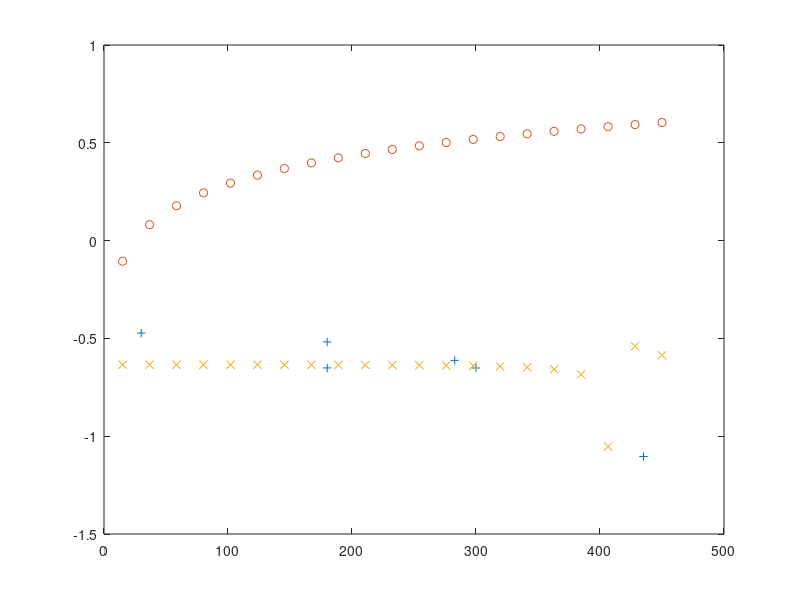

This figure's MATLAB source:
%Totall flux in corona, transition and chrmosphere
%total flux values for driver models where driver amplitude is fixed at
%350m/s for all frequencies and modes

%fluxes calculated using energyperunitareascript

%first index is period column is mode
efluxcoronaavg=zeros(6,4);
efluxtranavg=zeros(6,4);
efluxchromavg=zeros(6,4);

%20,42,90,117
ef1Mm=zeros(6,4);  %20
ef2Mm=zeros(6,4);  %42
ef4Mm=zeros(6,4);  %90
ef5p5Mm=zeros(6,4); %117


%arrays storing flux values for (1,1) (2,2) (3,3) normal modes
% periods(471.4, 235.7, 157.1 )
%first index is period column is mode
efluxcoronaavgnd=zeros(1,3);
efluxtranavgnd=zeros(1,3);
efluxchromavgnd=zeros(1,3);

%20,42,90,117
ef1Mmnd=zeros(1,3);  %20
ef2Mmnd=zeros(1,3);  %42
ef4Mmnd=zeros(1,3);  %90
ef5p5Mmnd=zeros(1,3); %117


%(0,0) mode
efluxcoronaavgnd(:)=[665.303;0 ;0];
efluxtranavgnd(:)=[4.3055e6;0 ;0 ];
efluxchromavgnd(:)=[1.2648e6;0 ;0 ];

%20,42,90,117
ef1Mmnd(:)=[7.2224e4;0 ;0 ];
ef2Mmnd(:)=[432.3633;0 ;0 ];
ef4Mmnd(:)=[0.7576;0 ;0 ];
ef5p5Mmnd(:)=[0.1869;0 ;0 ];


periodvalues=zeros(6,4);
freqvalues=zeros(6,4);
mode=zeros(4);

mode=[0 1 2 3];

%period values for different modes
%periodvalues=zeros(5,4);
periodvalues(:,1)=[30;300; 180; 435.1;179.98;282.84];  %0,0 mode
periodvalues(:,2)=[30;300;180;307.1;127.27;200.0];    %0,1 mode
periodvalues(:,3)=[30;300;180;205.1;84.84;133.33];   %0,2 mode
periodvalues(:,4)=[30;300;180;153.8;63.63;100.0];   %0,3 mode

freqvalues=2*pi./periodvalues;
freqvalues=freqvalues.*1000;
f1=freqvalues(:,1);
f2=freqvalues(:,2);
f3=freqvalues(:,3);
f4=freqvalues(:,4);

%(0,0) mode
efluxcoronaavg(:,1)=[631.2369; 5.9778e+04; 5.5733e6 ;3.0037e4 ; 7.8956e6; 7.9381e4];
efluxtranavg(:,1)=[5.6011e4; 1.7168e+07; 9.6167e8 ;2.8300e7 ; 9.0611e7;  1.1122e7];
efluxchromavg(:,1)=[3.0578e5; -2.963e6; 5.2853e7 ;-8.3555e6 ; 1.2814e7; -4.8432e6];

%20,42,90,117
ef1Mm(:,1)=[966.0016; 7.1616e+04; 3.1342e6 ;1.2418e5 ; 6.2586e6; 1.0498e5 ];
ef2Mm(:,1)=[12.5077; 1.6954e+03; 1.5851e5 ;2.2957e3 ; 1.7128e4; 2.118e3 ];
ef4Mm(:,1)=[7.9025; 7.365235e+02; 6.7922e4 ;340.7484 ; 9.8941e3; 975.1936 ];
ef5p5Mm(:,1)=[4.2109; 3.782955e+02; 3.5415e4 ;180.6875 ; 5.1971e3; 517.0635 ];

%(0,1) mode
efluxcoronaavg(:,2)=[29.494901358148860;4.051318147572162e+03 ; 2.297778483240479e+04 ;4.053532620146417e+03 ;3.856218208415547e+04;1.954133195048339e+04 ];
efluxtranavg(:,2)=[ 1.054779756729525e+04; 2.322355043706996e+07; 1.429271898161694e+07 ;1.918490649361231e+07 ; 1.179700680364561e+07; 1.352725674772107e+07];
efluxchromavg(:,2)=[ 3.193638517989970e+05; -7.828691311908537e+04; 1.457402658852436e+07 ;-3.517890547439763e+05 ; 1.406546834883577e+07; 1.151505293805653e+07 ];

%300;180;425.9;307.1;127.27;200.0
%20,42,90,117
ef1Mm(:,2)=[ 1.181937534422132e+03; 2.325498887642353e+05; 6.820495175402486e+05 ;2.299084630407648e+05 ; 3.820877309413052e+05; 5.546153509682965e+05 ];
ef2Mm(:,2)=[2.828189265845708; 2.304140042178029e+03; 2.677864825401096e+03 ;2.169226288639462e+03 ; 2.188604456909034e+03; 1.946719309328360e+03];
ef4Mm(:,2)=[ 0.205509652657564; 11.757607578686622; 1.887405292585208e+02 ;11.919682565831048 ; 3.332258098189356e+02; 1.367391163927973e+02 ];
ef5p5Mm(:,2)=[ 0.078588748582156;4.169455752642226; 76.962911859891240 ;3.944310218862486 ; 1.440542130499308e+02; 51.342157472928310];

%(0,2) mode
efluxcoronaavg(:,3)=[31.551342892733622; 7.114636399189047e+03; 2.192934676898806e+04 ;1.850722543285173e+04 ; 6.652705319929058e+03; 6.574184640968255e+04 ];
efluxtranavg(:,3)=[ 3.166917168136111e+07; 2.261510079321959e+07; 2.173718572374981e+07 ;1.096373006913584e+07 ; 1.329974846984266e+06; 1.505622974793834e+07 ];
efluxchromavg(:,3)=[ 1.516761852906676e+04; 7.384013985141966e+06; 3.983705521896209e+06 ;1.242964460743678e+07 ; 6.312284871119971e+06; 1.450556687395446e+07 ];

%300;180;301.25;205.1;84.84;133.33
%20,42,90,117
ef1Mm(:,3)=[9.956172107625232e+02; 3.760322576876637e+05; 7.441724075866326e+05 ;5.275486045419647e+05 ;9.724618568692198e+04; 4.599962240295626e+05 ];
ef2Mm(:,3)=[2.621743605763687; 3.269349907586470e+03; 3.499636779635483e+03 ;3.183704912315482e+03 ; 2.547995248439194e+02; 2.107198010374638e+03 ];
ef4Mm(:,3)=[0.367814361092569; 42.454595456579500; 7.236398077426835e+02 ;1.808480021747144e+02 ; 83.464570736785930; 8.212728599851757e+02 ];
ef5p5Mm(:,3)=[ 0.263676057608323; 29.592560261755786; 5.032617942871063e+02 ;1.225828746185234e+02 ; 60.0194867834706700; 5.792677648523810e+02 ];




%(0,3) mode
efluxcoronaavg(:,4)=[ 1.099996121221212; 8.971907282486773e+02; 1.277667657562286e+04 ;1.177270633924782e+04 ; 3.692021946494602e+02;3.556102170764067e+03 ];
efluxtranavg(:,4)=[3.110821837047084e+02; 2.904914401505826e+06; 2.690951186770544e+07 ;1.272542853652756e+07 ; 1.965282698014879e+05; 1.551896304136794e+06];
efluxchromavg(:,4)=[4.748622985763176e+04; 1.044195868055844e+07; 2.216691474292787e+07 ;1.803483287362705e+07 ; 3.166768342479758e+06; 9.413352199125048e+06];

%300;180;231.0;153.8;63.63;100.0
%20,42,90,117
ef1Mm(:,4)=[ 3.259072103326768e+02; 3.893404121122640e+05; 8.438982957947100e+05 ;6.379451068678251e+05 ; 2.666037590733403e+04; 1.741670556387822e+05 ];
ef2Mm(:,4)=[ 0.331712474317977; 1.094102897287421e+03; 3.179597693651245e+03 ;1.613759684835975e+03 ; 59.694039130527170; 2.846920054715058e+02];
ef4Mm(:,4)=[ 0.009837085404586; 5.428678716522247; 1.211520263107523e+02 ;1.250109085328079e+02 ; 3.602241966890951; 37.859115707072670];
ef5p5Mm(:,4)=[ 0.004005536685833; 3.065851706439246; 71.413545254839660 ;74.017932812412370 ; 2.065831896382486; 22.092193248971686];

f1=freqvalues(:,1);
f2=freqvalues(:,2);
f3=freqvalues(:,3);
f4=freqvalues(:,4);

% efc1=ef5p5Mm(:,1);
% efc2=ef5p5Mm(:,2);
% efc3=ef5p5Mm(:,3);
% efc4=ef5p5Mm(:,4);
% 
a(1)=10.^(0.57);
b(1)=1.72;
c(1)=1.0e-3;
d(1)=-1.936;
e(1)=7513;
f(1)=3.842e5;

delta=(450-15)/20;
f1fit1=15:delta:450;
%fitval1=a(1).*exp(-b(1).*(f1fit1.^2))+c(1).*(f1fit1.^(-0.1))+d(1).*f1fit1.^2+f(1);
fitval1=a(1).*f1fit1.^b(1)+c(1);
% 

a(2)=10^(-0.1);
b(2)=2.2;
c(2)=10^(-3.52);
d(2)=-6.894e-5;
e(2)=7513;
f(2)=3.621;
% 
 f1fit2=15:delta:450;
%  fitval4=a(4).*exp(-b(4).*(f1fit4.^2))+c(4).*(f1fit4.^(-0.1))+d(4).*f1fit4.^2+f(4);
% fitval4=a(4).*exp(-b(4).*(f1fit4.^2))+c(4);
fitval2=a(2).*f1fit2.^b(2)+c(2);






a(4)=    -0.000805; %-0.001915;
b(4)= 2.732;
c(4)=   1.096e+04 ;
d(4)=-6.894e-5;
e(4)=7513;
f(4)=3.621;
% 
 f1fit4=15:delta:450;
%  fitval4=a(4).*exp(-b(4).*(f1fit4.^2))+c(4).*(f1fit4.^(-0.1))+d(4).*f1fit4.^2+f(4);
% fitval4=a(4).*exp(-b(4).*(f1fit4.^2))+c(4);
fitval4=a(4).*f1fit4.^b(4)+c(4);


a(5)= -0.003733; %-0.001915;
b(5)=  2.716;
c(5)=  4.724e+04  ;
d(5)=-6.894e-5;
e(5)=7513;
f(5)=3.621;
% 
 f1fit5=15:delta:450;
%  fitval4=a(4).*exp(-b(4).*(f1fit4.^2))+c(4).*(f1fit4.^(-0.1))+d(4).*f1fit4.^2+f(4);
% fitval4=a(4).*exp(-b(4).*(f1fit4.^2))+c(4);
fitval5=a(5).*f1fit5.^b(5)+c(5);






%plot(periodvalues(1:7,1),ef5p5Mm(1:7,1),'o',periodvalues(1:7,2),ef5p5Mm(1:7,2),'+',periodvalues(1:7,3),ef5p5Mm(1:7,3),'x',periodvalues(1:7,4),ef5p5Mm(1:7,4),'s');
%semilogy(periodvalues(1:6,1),ef5p5Mm(1:6,1),'o',periodvalues(1:6,2),ef5p5Mm(1:6,2),'+',periodvalues(1:6,3),ef5p5Mm(1:6,3),'x',periodvalues(1:6,4),ef5p5Mm(1:6,4),'s');
%semilogy(periodvalues(1:6,1),(efluxcoronaavg(1:6,1)+0.01),'o',periodvalues(1:6,2),(efluxcoronaavg(1:6,2)+0.01),'+',periodvalues(1:6,3),(efluxcoronaavg(1:6,3)+0.01),'x',periodvalues(1:6,4),(efluxcoronaavg(1:6,4)+0.01),'s');

%semilogy(freqvalues(1:6,1),ef5p5Mm(1:6,1),'o',freqvalues(1:6,2),ef5p5Mm(1:6,2),'+',freqvalues(1:6,3),ef5p5Mm(1:6,3),'x',freqvalues(1:6,4),ef5p5Mm(1:6,4),'s');
%loglog(freqvalues(1:6,1),ef5p5Mm(1:6,1),'o',freqvalues(1:6,2),ef5p5Mm(1:6,2),'+',freqvalues(1:6,3),ef5p5Mm(1:6,3),'x',freqvalues(1:6,4),ef5p5Mm(1:6,4),'s');
% plot(log10(freqvalues(1:6,1)),log10(ef5p5Mm(1:6,1)),'o',log10(freqvalues(1:6,2)),log10(ef5p5Mm(1:6,2)),'+',log10(freqvalues(1:6,3)),log10(ef5p5Mm(1:6,3)),'x',log10(freqvalues(1:6,4)),log10(ef5p5Mm(1:6,4)),'s');
%plot((periodvalues(1:6,1)),log10(ef5p5Mm(1:6,1)),'o',(periodvalues(1:6,2)),log10(ef5p5Mm(1:6,2)),'+',(periodvalues(1:6,3)),log10(ef5p5Mm(1:6,3)),'x',(periodvalues(1:6,4)),log10(ef5p5Mm(1:6,4)),'s');
%plot((periodvalues(1:6,1)),log10(ef4Mm(1:6,1)),'o',(periodvalues(1:6,2)),log10(ef4Mm(1:6,2)),'+',(periodvalues(1:6,3)),log10(ef4Mm(1:6,3)),'x',(periodvalues(1:6,4)),log10(ef4Mm(1:6,4)),'s');
plot((periodvalues(1:6,1)),log10(ef5p5Mm(:,1)./ef2Mm(:,1)),'+');
pervals=periodvalues(1:6,1);
powvals=ef5p5Mm(:,1);

 hold on;
 plot((f1fit1),log10(fitval2./fitval1),'o');
% 
 plot((f1fit4),log10(fitval4./fitval5),'x');
 